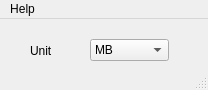
<?xml version="1.0" encoding="UTF-8"?>
<ui version="4.0">
 <class>MainWindow</class>
 <widget class="QMainWindow" name="MainWindow">
  <property name="geometry">
   <rect>
    <x>0</x>
    <y>0</y>
    <width>208</width>
    <height>90</height>
   </rect>
  </property>
  <property name="windowTitle">
   <string>MainWindow</string>
  </property>
  <property name="windowIcon">
   <iconset>
    <normaloff>../Downloads/franz-icon.png</normaloff>../Downloads/franz-icon.png</iconset>
  </property>
  <widget class="QWidget" name="centralWidget">
   <widget class="QLabel" name="label">
    <property name="geometry">
     <rect>
      <x>30</x>
      <y>25</y>
      <width>59</width>
      <height>14</height>
     </rect>
    </property>
    <property name="text">
     <string>Unit</string>
    </property>
   </widget>
   <widget class="QComboBox" name="UnitComboBox">
    <property name="geometry">
     <rect>
      <x>90</x>
      <y>20</y>
      <width>79</width>
      <height>22</height>
     </rect>
    </property>
    <property name="currentText">
     <string>MB</string>
    </property>
    <property name="currentIndex">
     <number>1</number>
    </property>
    <item>
     <property name="text">
      <string>kB</string>
     </property>
    </item>
    <item>
     <property name="text">
      <string>MB</string>
     </property>
    </item>
    <item>
     <property name="text">
      <string>GB</string>
     </property>
    </item>
   </widget>
  </widget>
  <widget class="QMenuBar" name="menuBar">
   <property name="geometry">
    <rect>
     <x>0</x>
     <y>0</y>
     <width>208</width>
     <height>19</height>
    </rect>
   </property>
   <widget class="QMenu" name="menuHelp">
    <property name="title">
     <string>Help</string>
    </property>
    <addaction name="actionAbout"/>
   </widget>
   <addaction name="menuHelp"/>
  </widget>
  <widget class="QStatusBar" name="statusBar"/>
  <action name="actionAbout">
   <property name="text">
    <string>About</string>
   </property>
  </action>
 </widget>
 <layoutdefault spacing="6" margin="11"/>
 <resources/>
 <connections/>
</ui>
